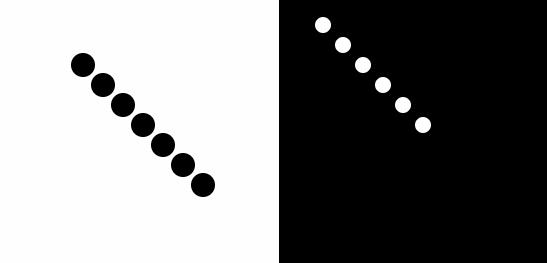
#> input picture learining/projects and apps/black-white.jpg, 547 x 263 px
$ python white-and-black-dot-detection.py
#> lines starting #> are read from the running program, lines starting #| are printed output that depends on the picture
import cv2
import numpy as np
path = "black-white.jpg"

params = cv2.SimpleBlobDetector_Params()

params.filterByArea = True
params.minArea = 100

params.filterByCircularity = True
params.minCircularity = 0.9

params.filterByConvexity = True
params.minConvexity = 0.2

params.filterByInertia = True
params.minInertiaRatio = 0.01

detector = cv2.SimpleBlobDetector_create(params)

image = cv2.imread(path, 0)
#> image is the input picture: shape (263, 547); min 0, max 255, mean 126.1

black_keypoints = detector.detect(image)
#> black_keypoints = 7 keypoints; (x, y, size): (202, 184, 25.4), (183, 165, 25.4), (143, 125, 25.4), (103, 85, 25.4), (162, 144, 25.4), (122, 104, 25.4), (82, 64, 25.4)
white_keypoints = detector.detect(cv2.bitwise_not(src=image))
#> white_keypoints = 6 keypoints; (x, y, size): (423, 124, 17.1), (403, 104, 17.1), (383, 84, 17.1), (363, 64, 17.1), (343, 44, 17.1), (323, 24, 17.1)
blank = np.zeros((1, 1))
blobs = cv2.drawKeypoints(image, white_keypoints, blank, (0, 0, 255),
                          cv2.DRAW_MATCHES_FLAGS_DRAW_RICH_KEYPOINTS)


text = "white shape: " + str(len(white_keypoints))
#> text = 'white shape: 6'
cv2.putText(blobs, text, (20, 50),
            cv2.FONT_HERSHEY_SIMPLEX, 1, (0, 0, 255), 1)

blobs = cv2.drawKeypoints(blobs, black_keypoints, blank, (0, 255, 0),
                          cv2.DRAW_MATCHES_FLAGS_DRAW_RICH_KEYPOINTS)

text_ = "black shape: " + str(len(black_keypoints))
#> text_ = 'black shape: 7'
cv2.putText(blobs, text_, (20, 80),
            cv2.FONT_HERSHEY_SIMPLEX, 1, (0, 255, 0), 1)
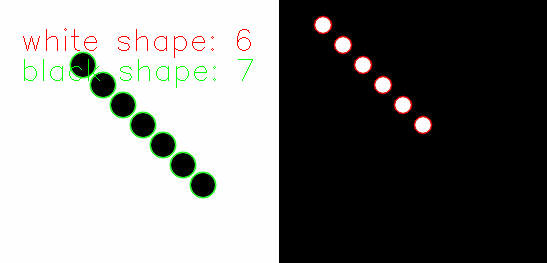
#> blobs: shape (263, 547, 3); mean of channels 0, 1, 2 123.2, 125.3, 124.8; drawn as B, G, R

cv2.imshow("results", blobs)
cv2.waitKey(0)
